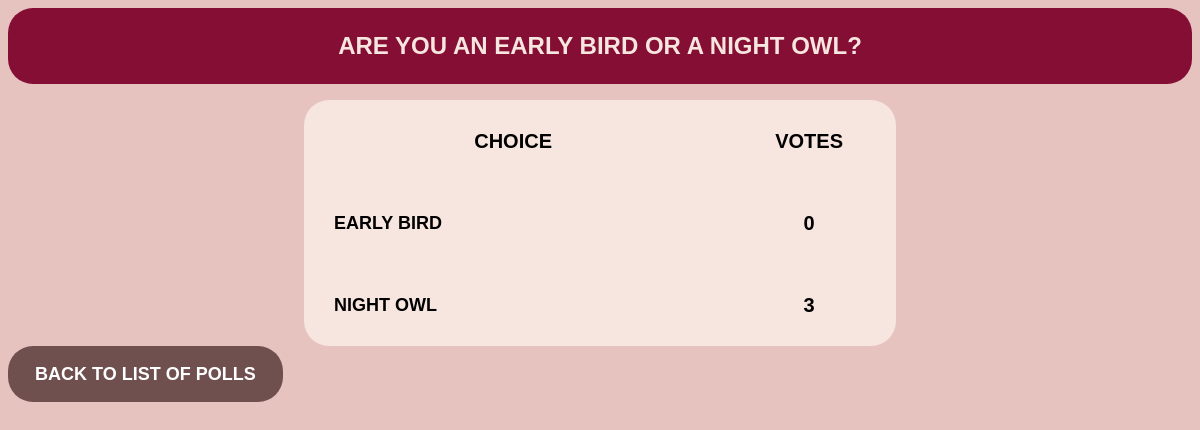
Screenshot of /polls/3/results/ with the database file from the repository.
### polls/models.py (models this page shows, shortened)
class Question(models.Model):
    question_text = models.CharField(max_length=200)
    pub_date = models.DateTimeField('date published')
    end_date = models.DateTimeField('the ending date for voting.',
                                    default=timezone.now,
                                    blank=True, null=True)

class Choice(models.Model):
    question = models.ForeignKey(Question, on_delete=models.CASCADE)
    choice_text = models.CharField(max_length=200)
    @property
    def votes(self):
        return Vote.objects.filter(choice=self).count()

### polls/views.py (the view)
# urls.py: path('<int:pk>/results/', views.ResultsView.as_view(), name='results'),
class ResultsView(generic.DetailView):
    model = Question
    template_name = 'polls/results.html'

### polls/templates/polls/results.html (shortened to what this page needs)
{% load static %}
<h1 class="head"><strong>{{ question.question_text }}</strong></h1>
<table>
    <tr class="title">
        <th><strong> Choice </strong></th>
        <th><strong> Votes </strong></th>
    </tr>
    {% for choice in question.choice_set.all %}
    <tr>
        <th class="choice">{{ choice.choice_text }}</th>
        <th class="votes">{{ choice.votes }}</th>
    </tr>
    {% endfor %}
</table>
<br><a href="{% url 'polls:index' %}" class="black_list"><strong> Back to List of Polls </strong></a><br>

### polls/templates/polls/results.html (style rules this page uses)
table { border-collapse: collapse; border: 4px; width: 50%; height: 50px; font-family: helvetica; text-decoration: none; text-transform: uppercase; padding: 1em 1.5em; font-size: 20px; line-height: 4; background: #F7E5DF; border-radius: 25px; margin-left: auto; margin-right: auto; }
.head { font-size: 24px; font-family: helvetica; text-decoration: none; text-transform: uppercase; text-align: center; background: #850E35; border-radius: 25px; color: #F7E5DF; padding: 1em 1.5em; }
.choice { font-size: 18px; text-align: left; padding-left: 30px; padding-right: 30px; }
.black_list { font-size: 18px; text-align: left; padding-left: 30px; padding-right: 30px; font-family: helvetica; text-decoration: none; text-transform: uppercase; background: #704F4F; border-radius: 25px; color: white; padding: 1em 1.5em; }

### rows the page displays
Question: question_text "ARE YOU AN EARLY BIRD OR A NIGHT OWL?"
Choice: choice_text "EARLY BIRD", votes "0"
Choice: choice_text "NIGHT OWL", votes "3"
